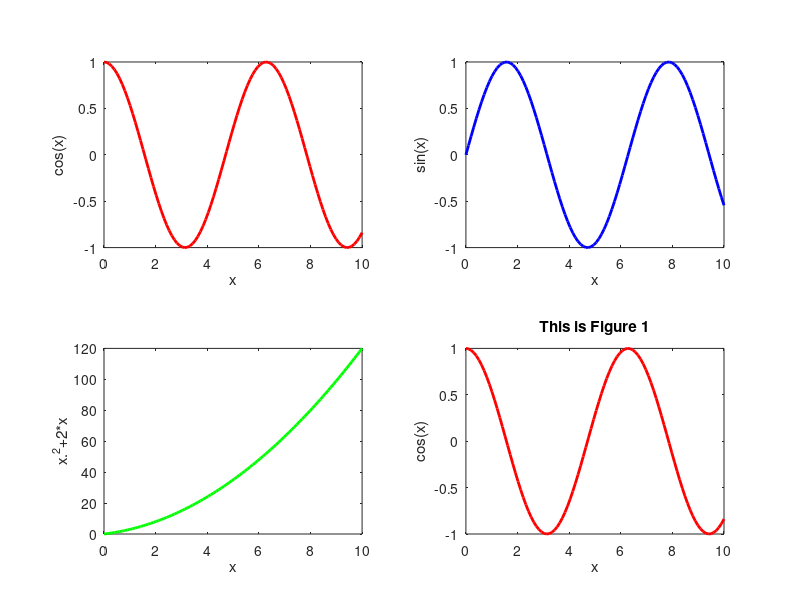
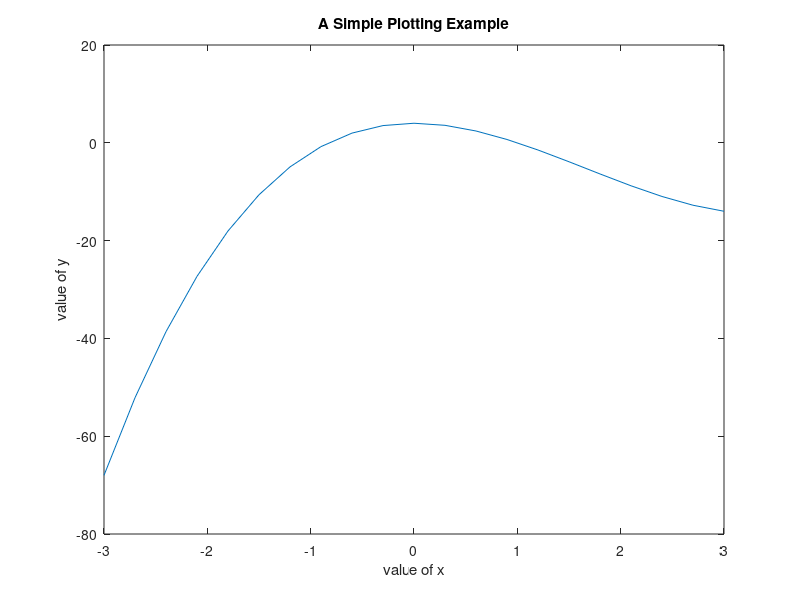

Write the MATLAB code that produced these figures, in order. (Note: this script raises an error after producing the figures.)
clc; close all; clear
%
% A Simple Example
%
x=-3:0.3:3;
y=x.^3-5*x.^2+4;
plot(x,y)
xlabel('value of x')
ylabel('value of y')
title('A Simple Plotting Example')
text(0,-30,'EGR106 example') 
pause; clear; close all 
%
% Line Specifier Example
%
x=-3:0.3:3;
y=x.^3-5*x.^2+4;
plot(x,y,'r:d')
title('Line Specifier Example')
pause; clear; close all
%
% Line Properties Example
%
x=-3:0.3:3;
y=x.^3-5*x.^2+4;
plot(x,y,'-ko','LineWidth',3,'MarkerSize',10, ...
             'MarkerEdgeColor','r','MarkerFaceColor','g')
title('Line Properties Example')
pause; clear; close all
%
% Multiple Graphs on Same Plot
%
x=linspace(0,3*pi);
y1=cos(x);
y2=sin(x);
plot(x,y1,x,y2)
title('Multiple Graphs on Same Plot')
pause; clear; close all
%
% Multiple Graphs with Separate Specifiers
%
x=linspace(0,3*pi);
y1=cos(x);
y2=sin(x);
plot(x,y1,'ro-',x,y2,'m*--')
title('Multiple Graphs with Separate Specifiers')
pause; clear; close all
%
% Multiple Graphs using hold
%
x=linspace(0,3*pi);
y1=cos(x);
y2=sin(x);
plot(x,y1,'r','linewidth',2)
hold on
plot(x,y2,'b','linewidth',2)
title('Multiple Graphs using hold')
pause; clear; close all
%
% Multiple Graphs in Single Window - Subplot
%
x=linspace(0,10);
y1=cos(x);
y2=sin(x);
y3=x.^2+2*x;
y4=log10(x);
%
subplot(2,2,1)
plot(x,y1,'r','linewidth',2)
xlabel('x')
ylabel('cos(x)')
%
subplot(2,2,2)
plot(x,y2,'b','linewidth',2)
xlabel('x')
ylabel('sin(x)')
%
subplot(2,2,3)
plot(x,y3,'g','linewidth',2)
xlabel('x')
ylabel('x.^2+2*x')
%
subplot(2,2,4)
plot(x,y4,'m','linewidth',2)
xlabel('x')
ylabel('log10(x)')
%
pause; clear; close all
%
% Multiple Figure Windows
%
x=linspace(0,10);
y1=cos(x);
y2=sin(x);
%
plot(x,y1,'r','linewidth',2)
%
figure
plot(x,y2,'b','linewidth',2)
%
figure(1)
xlabel('x')
ylabel('cos(x)')
title('This is Figure 1')
%
figure(2)
xlabel('x')
ylabel('sin(x)')
title('This is Figure 2')
pause; clear; close all
%
% using gtext and ginput
%
x=-3:0.3:3;
y=x.^3-5*x.^2+4;
plot(x,y)
xlabel('value of x')
ylabel('value of y')
title('A Simple Plotting Example')
% text(0,-30,'EGR106 example')
gtext('EGR106 example')
[x1,y1]=ginput(5);
x1
y1
pause; clc; clear; close all 
%
% Adding Text with Greek Letters, Subscripts and Superscripts, Color
%
x=linspace(0,2*pi);
y1=cos(x);
y2=sin(x);
plot(x,y1,'r',x,y2,'b','linewidth',2)
text(3,.6,'\alpha_1 + \beta^2 + a_3^4', ...
    'fontsize',14,'color','b');
title('Adding Text with Greek Letters, Subscripts and Superscripts, Color')
pause; clear; close all
%
% Adding a Legend
%
x=linspace(0,2*pi);
y1=cos(x);
y2=sin(x);
plot(x,y1,'r',x,y2,'b','linewidth',2)
legend('cosine','sine')
title('Adding a Legend')
pause; clear; close all
%
% Adding Axis Labels
%
x=linspace(0,2*pi);
y1=cos(x);
y2=sin(x);
plot(x,y1,'r',x,y2,'b','linewidth',2)
xlabel('X axis label')
ylabel('y axis label')
title('Adding Axis Labels')
pause; clear; close all
%
% Formatting Axes and Adding a Grid
%
x=linspace(0,2*pi);
y1=cos(x);
y2=sin(x);
plot(x,y1,'r',x,y2,'b','linewidth',2)
axis([0 4 -1.25 1.25])
grid
title('Formatting Axes and Adding a Grid')
pause; clear; close all
%
% Log and Semilog Plot
%
x=linspace(0,1);
y=3*exp(5*x);
semilogx(x,y,'r','linewidth',2)
title('Semilogx Plot')
grid
figure(2)
semilogy(x,y,'r','linewidth',2)
title('Semilogy Plot')
grid
figure(3)
loglog(x,y,'r','linewidth',2)
grid
title('Log-Log Plot')
pause; clear; close all
%
% Histogram
%
% Normal (Gaussian) distribution of random numbers 
%     with mean 3 and standard deviation 0.2
x=3+.2*randn(1,10000);
hist(x,100)
title('Histogram')
pause; clear; close all
%
% Pie Chart
%
x = [2 4 6 5 3];
explode = [0 1 0 0 0];
pie(x,explode)
title('Pie Chart')
pause; clear; close all
%
% Polar Plots
%
x = 1:100;
r = log10(x);
t = x/10;
polar(t,r) 
pause; clear; close all
%
% Other Plot Types
%
subplot(2,2,1)
x = -3:1:3;
y=rand(1,7);
bar(x,y,'r')
subplot(2,2,2)
x = -3:1:3;
y=rand(1,7);

barh(x,y,'b')
subplot(2,2,3)
x = -3:1:3;
y=rand(1,7);
stem(x,y,'g')
subplot(2,2,4)
x = -3:1:3;
y=rand(1,7);
stairs(x,y,'m')
pause; clear; close all
%
% 3D Plot Examples
%
t=linspace(0,3*pi,50);
x=cos(t);
y=sin(t);
z=t;
plot3(x,y,z,'r-*')
axis([-1.2 1.2 -1.2 1.2 0 20])
title('3-D Space Curve - Spiral')
pause; clear; close all
%
x=-3:0.2:3; 
y=x; 
[X,Y]=meshgrid(x,y);
Z=1.8.^(-1.5*sqrt(X.^2+Y.^2)).*cos(0.5*Y).*sin(X);
surfc(X,Y,Z);
title('3D Plot Example')
pause; clear; close all
